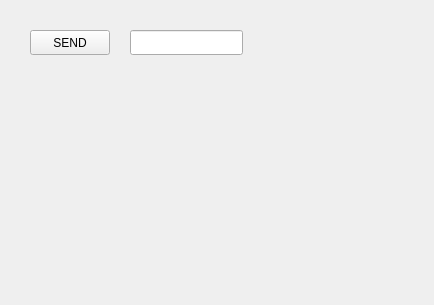
<?xml version="1.0" encoding="UTF-8"?>
<ui version="4.0">
 <class>MainWindow</class>
 <widget class="QMainWindow" name="MainWindow">
  <property name="geometry">
   <rect>
    <x>0</x>
    <y>0</y>
    <width>434</width>
    <height>305</height>
   </rect>
  </property>
  <property name="windowTitle">
   <string>MainWindow</string>
  </property>
  <widget class="QWidget" name="centralWidget">
   <widget class="QPushButton" name="pushButton">
    <property name="geometry">
     <rect>
      <x>30</x>
      <y>30</y>
      <width>80</width>
      <height>25</height>
     </rect>
    </property>
    <property name="text">
     <string>SEND</string>
    </property>
   </widget>
   <widget class="QLineEdit" name="lineEdit">
    <property name="geometry">
     <rect>
      <x>130</x>
      <y>30</y>
      <width>113</width>
      <height>25</height>
     </rect>
    </property>
   </widget>
  </widget>
  <widget class="QMenuBar" name="menuBar">
   <property name="geometry">
    <rect>
     <x>0</x>
     <y>0</y>
     <width>434</width>
     <height>22</height>
    </rect>
   </property>
  </widget>
 </widget>
 <layoutdefault spacing="6" margin="11"/>
 <resources/>
 <connections/>
</ui>
